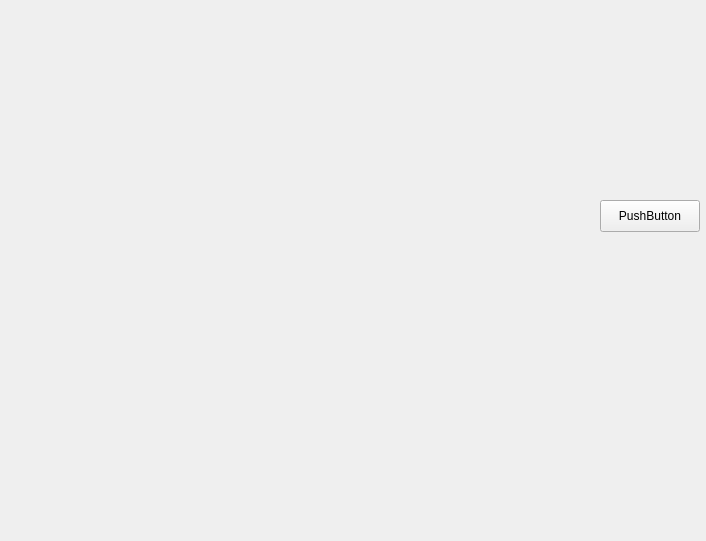
<?xml version="1.0" encoding="UTF-8"?>
<ui version="4.0">
 <class>Widget</class>
 <widget class="QWidget" name="Widget">
  <property name="geometry">
   <rect>
    <x>0</x>
    <y>0</y>
    <width>706</width>
    <height>541</height>
   </rect>
  </property>
  <property name="windowTitle">
   <string>Widget</string>
  </property>
  <widget class="QPushButton" name="pushButton">
   <property name="geometry">
    <rect>
     <x>600</x>
     <y>200</y>
     <width>100</width>
     <height>32</height>
    </rect>
   </property>
   <property name="text">
    <string>PushButton</string>
   </property>
  </widget>
 </widget>
 <layoutdefault spacing="6" margin="11"/>
 <resources/>
 <connections/>
</ui>
